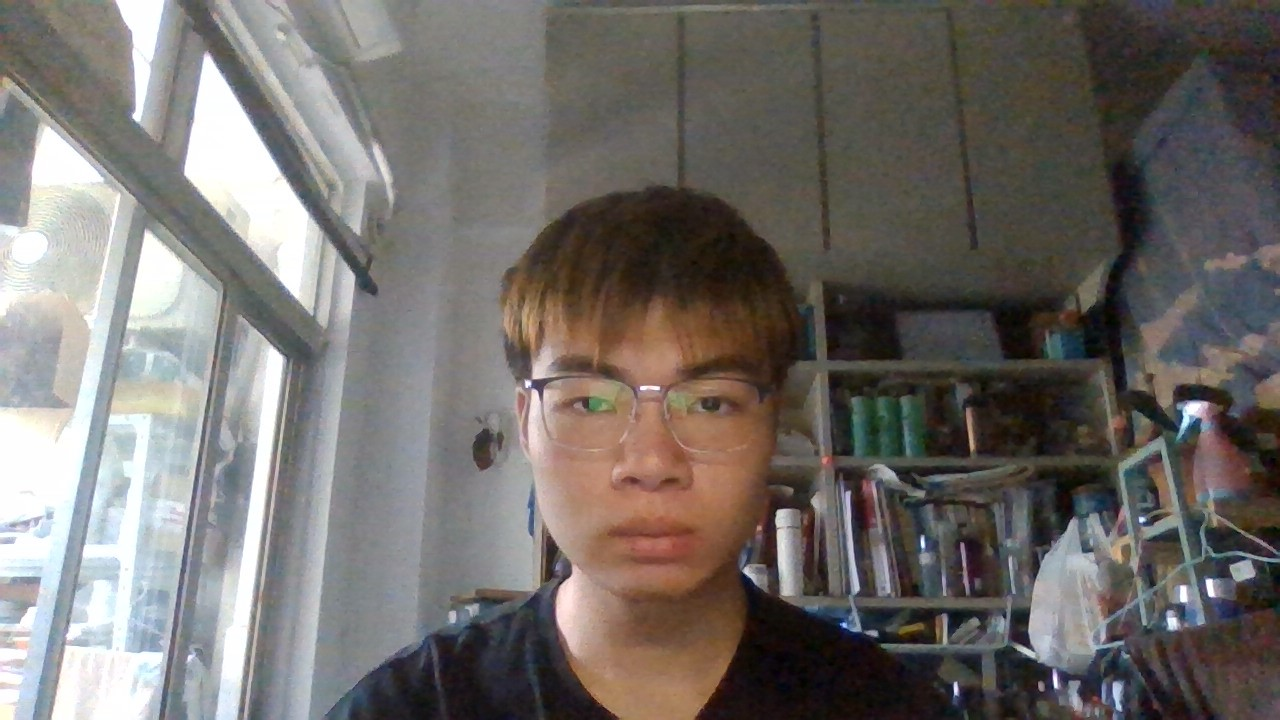
#> input picture sobel.jpg, 1280 x 720 px
$ python HOG.py
#> lines starting #> are read from the running program, lines starting #| are printed output that depends on the picture
from skimage import feature, exposure
import cv2
image = cv2.imread('sobel.jpg')
#> image is the input picture: shape (720, 1280, 3); mean B, G, R 106.6, 110.1, 114.6
image = cv2.cvtColor(image, cv2.COLOR_BGR2GRAY)
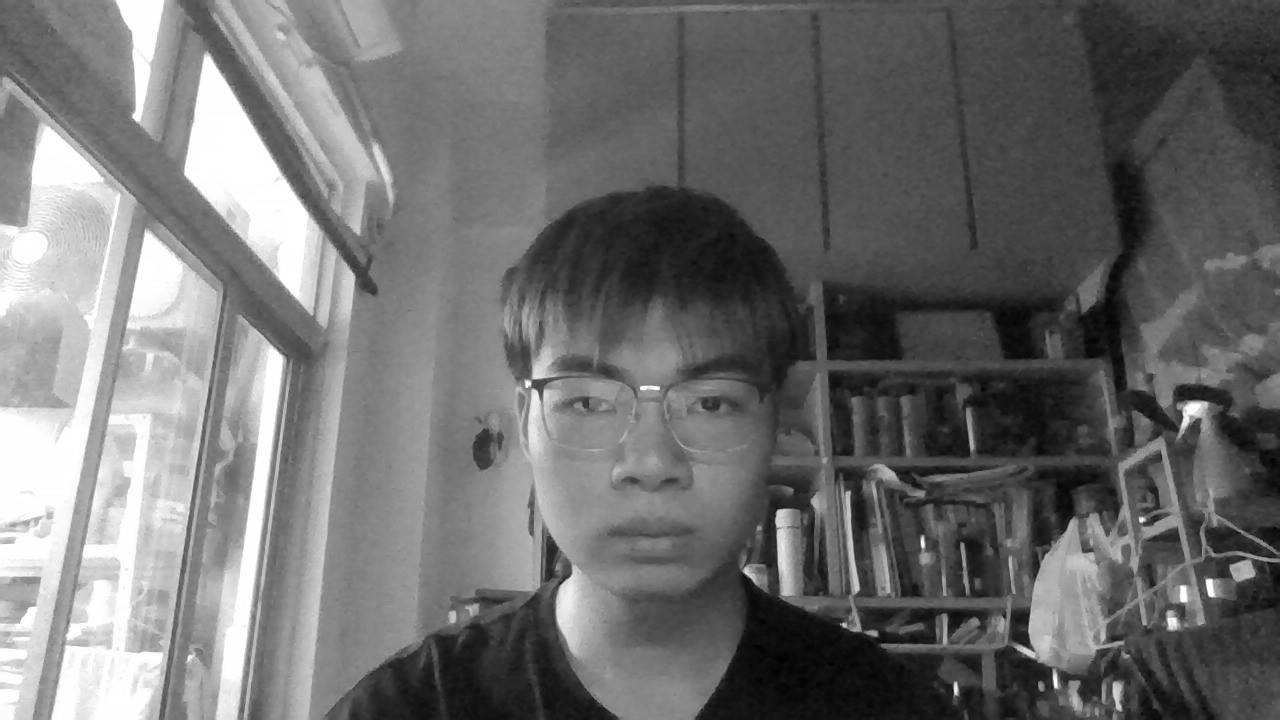
#> image: shape (720, 1280); min 0, max 255, mean 111
fd, hog_image = feature.hog(image,orientations=3,pixels_per_cell=(8, 8), cells_per_block=(2, 2), block_norm='L2-Hys',feature_vector=True,visualize=True)
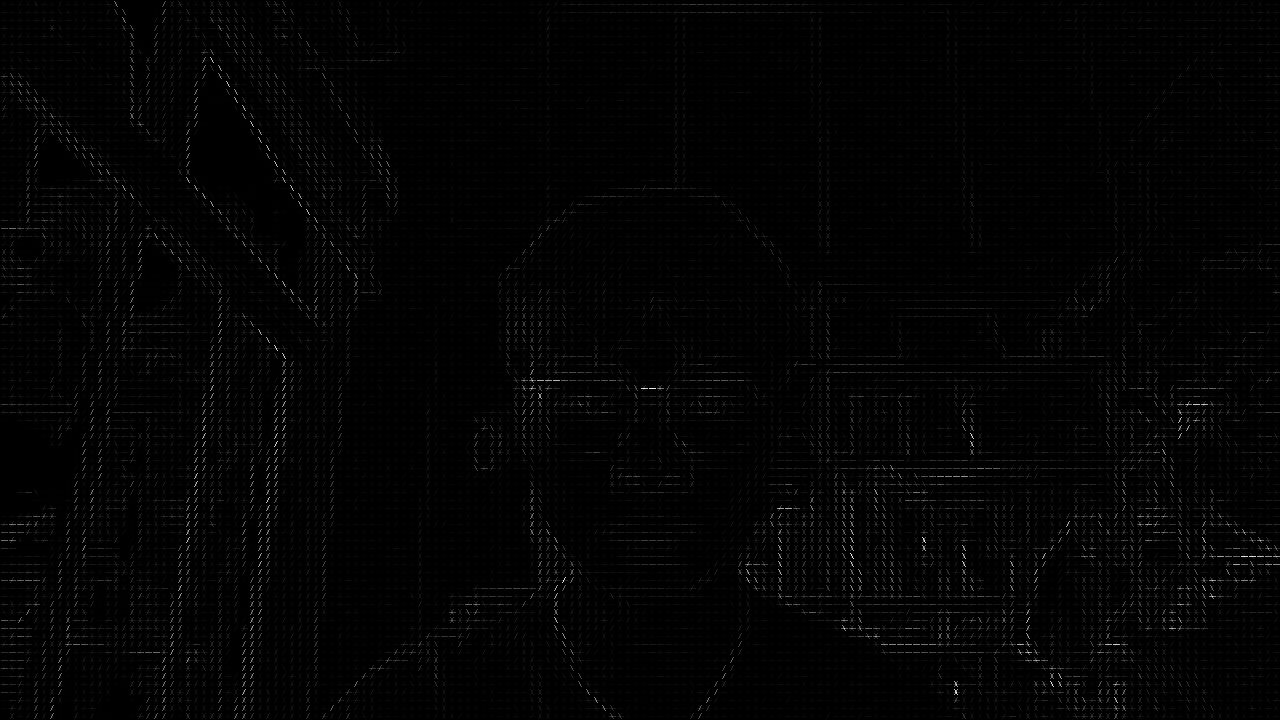
#> hog_image: shape (720, 1280) float64; min 0, max 56.57, mean 0.8; drawn with min black and max white
cv2.imshow('hog', hog_image)
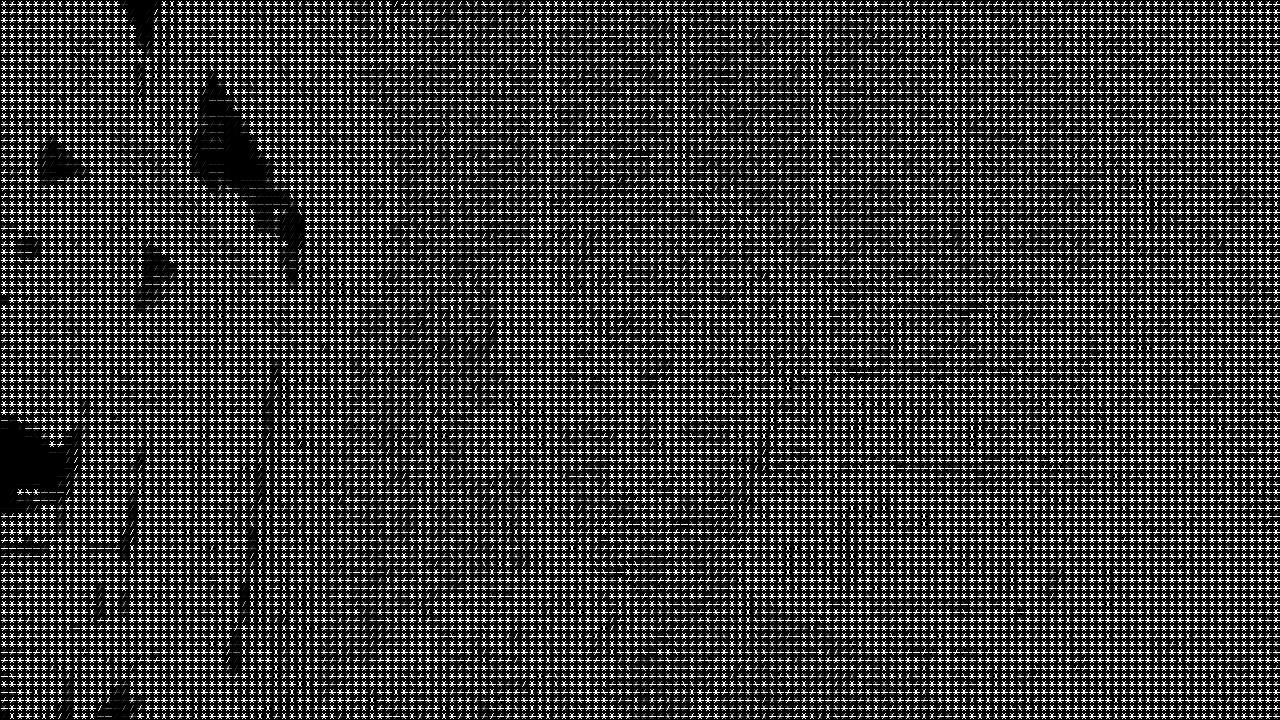
#> window 'hog': shape (720, 1280); min 0, max 255, mean 57.6
cv2.waitKey(0)

$ run again, with test_open.jpg copied over sobel.jpg
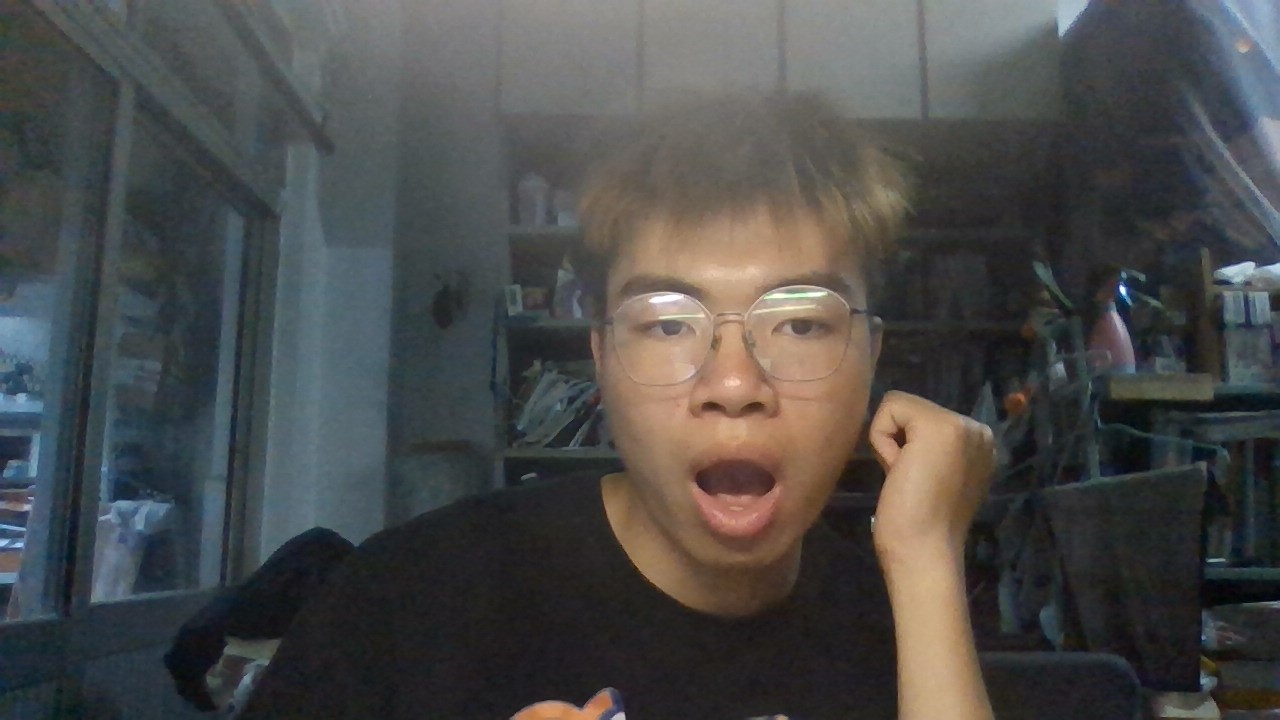
#> input picture test_open.jpg, 1280 x 720 px
#> image is the input picture: shape (720, 1280, 3); mean B, G, R 74.3, 75.1, 74.9
#> image: shape (720, 1280)
#> `fd, hog_image = feature.hog(image,orientations=3,pixels_per_cell=(8, 8..`:
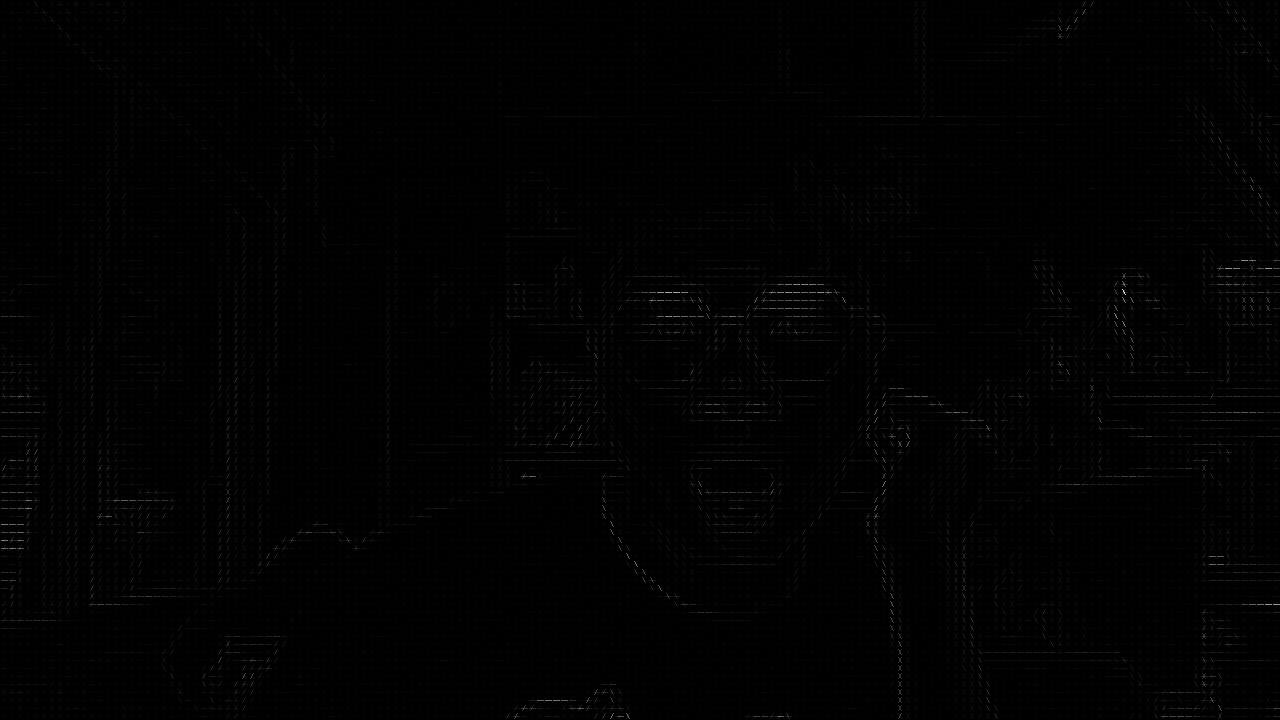
#> hog_image: shape (720, 1280) float64; min 0, max 68.3, mean 0.4; drawn with min black and max white
#> `cv2.imshow('hog', hog_image)`:
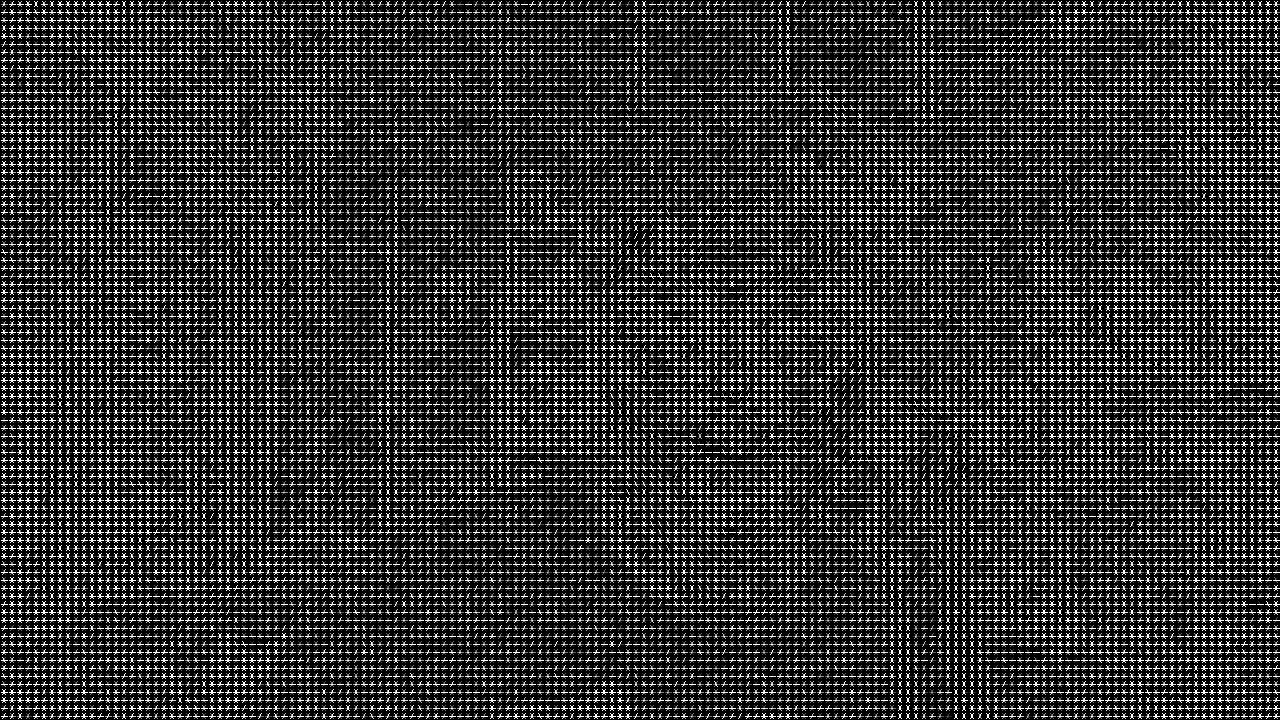
#> window 'hog': shape (720, 1280); min 0, max 255, mean 52.2
